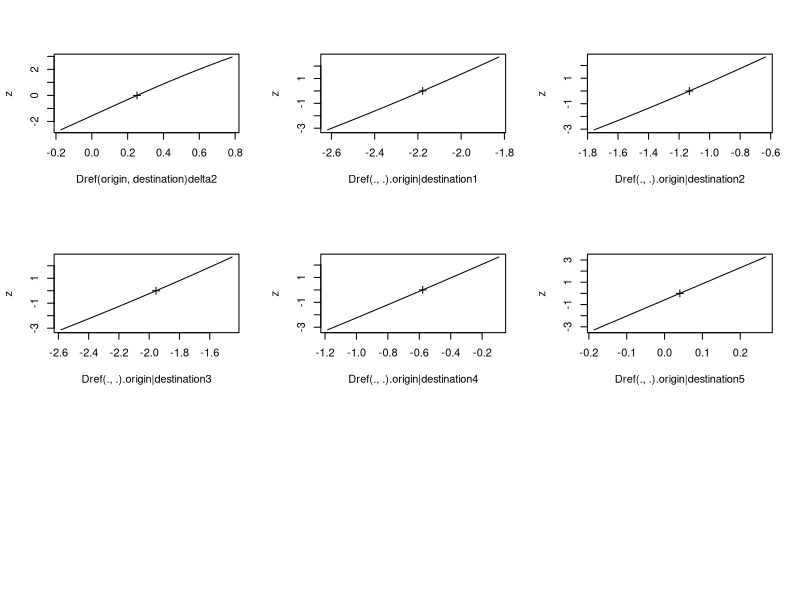

Write R code to recreate this figure.
library(gnm)


### Name: profile.gnm
### Title: Profile Deviance for Parameters in a Generalized Nonlinear Model
### Aliases: profile.gnm plot.profile.gnm
### Keywords: models nonlinear

### ** Examples

set.seed(1)

### Example in which deviance is near quadratic
count <- with(voting, percentage/100 * total)
yvar <- cbind(count, voting$total - count)
classMobility <- gnm(yvar ~ -1 + Dref(origin, destination),
                     constrain = "delta1", family = binomial,
                     data = voting)
prof <- profile(classMobility, trace = TRUE)
plot(prof)
## confint similar to MLE +/- 1.96*s.e. 
confint(prof, trace = TRUE)
coefData <- se(classMobility)
cbind(coefData[1] - 1.96 * coefData[2], coefData[1] + 1.96 * coefData[2])

## Not run: 
##D ### These examples take longer to run
##D ### Another near quadratic example
##D RChomog <- gnm(Freq ~ origin + destination + Diag(origin, destination) +
##D                MultHomog(origin, destination),
##D                ofInterest = "MultHomog", constrain = "MultHomog.*1",
##D                family = poisson, data = occupationalStatus)
##D prof <- profile(RChomog, trace = TRUE)
##D plot(prof)
##D ## confint similar to MLE +/- 1.96*s.e. 
##D confint(prof)
##D coefData <- se(RChomog)
##D cbind(coefData[1] - 1.96 * coefData[2], coefData[1] + 1.96 * coefData[2])
##D 
##D ## Another near quadratic example, with more complex constraints
##D count <- with(voting, percentage/100 * total)
##D yvar <- cbind(count, voting$total - count)
##D classMobility <- gnm(yvar ~ -1 + Dref(origin, destination), 
##D                      family = binomial, data = voting)
##D wts <- prop.table(exp(coef(classMobility))[1:2])
##D classMobility <- update(classMobility, constrain = "delta1",
##D                         constrainTo = log(wts[1]))
##D sum(exp(parameters(classMobility))[1:2]) #=1
##D prof <- profile(classMobility, trace = TRUE)
##D plot(prof)
##D ## confint similar to MLE +/- 1.96*s.e. 
##D confint(prof, trace = TRUE)
##D coefData <- se(classMobility)
##D cbind(coefData[1] - 1.96 * coefData[2], coefData[1] + 1.96 * coefData[2])
##D 
##D ### An example showing asymptotic deviance
##D unidiff <- gnm(Freq ~ educ*orig + educ*dest +
##D                Mult(Exp(educ), orig:dest),
##D                ofInterest = "[.]educ", constrain = "[.]educ1",
##D                family = poisson, data = yaish, subset = (dest != 7))
##D prof <- profile(unidiff, trace = TRUE)
##D plot(prof)
##D ## clearly not quadratic for Mult1.Factor1.educ4 or Mult1.Factor1.educ5!
##D confint(prof)
##D ##                          2.5 %     97.5 %
##D ## Mult(Exp(.), orig:dest).educ1         NA         NA
##D ## Mult(Exp(.), orig:dest).educ2 -0.5978901  0.1022447
##D ## Mult(Exp(.), orig:dest).educ3 -1.4836854 -0.2362378
##D ## Mult(Exp(.), orig:dest).educ4 -2.5792398 -0.2953420
##D ## Mult(Exp(.), orig:dest).educ5       -Inf -0.7006889
##D coefData <- se(unidiff)
##D cbind(coefData[1] - 1.96 * coefData[2], coefData[1] + 1.96 * coefData[2])
##D 
##D ### A far from quadratic example, also with eliminated parameters
##D backPainLong <- expandCategorical(backPain, "pain")
##D 
##D oneDimensional <- gnm(count ~ pain + Mult(pain, x1 + x2 + x3),
##D                       eliminate = id,  family = "poisson",
##D                       constrain = "[.](painworse|x1)", constrainTo = c(0, 1),
##D                       data = backPainLong)
##D prof <- profile(oneDimensional, trace = TRUE)
##D plot(prof)
##D ## not quadratic for any non-eliminated parameter
##D confint(prof)
##D coefData <- se(oneDimensional)
##D cbind(coefData[1] - 1.96 * coefData[2], coefData[1] + 1.96 * coefData[2])
## End(Not run)
